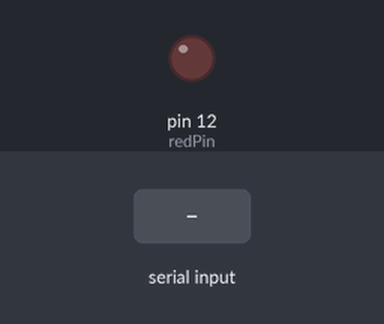
This sketch was run on a simulated Arduino Uno, built with avr-gcc and run on an emulated ATmega328P. Parts: output pins drawn as LEDs (lit = HIGH). Dashed ring = blinking. The test bench sets the inputs (shaded band). What the sketch prints to the serial monitor is not drawn.

Above: at 1.2 s.
1.3 s: "90,45\n" received over Serial
At 1.7 s:
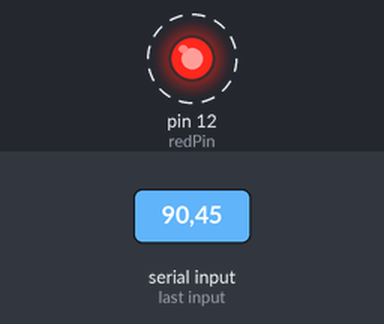
Timing chart, 0 to 10.3 s (numbered marks = the images above; inputs shaded):
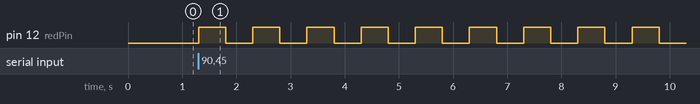

The sketch:

18.UserInput.ino
```cpp
// C++ code
//
int numBlink;
String mes = "How many blink you want";
int redPin = 12;
int dt = 500;
void setup()
{
  pinMode(redPin, OUTPUT);
  Serial.begin(9600);
}

void loop(){
  Serial.println(mes);
  while (Serial.available() == 0){
  // taki user ke liye wait kar pae jabh  tak vo kuch type na kare (khali chhodh ke)
  }
  numBlink = Serial.parseInt();
//  we can do       parseFloat, parseBool etc etc also
  for(int j = 1; j<=numBlink; j = j+1){
    digitalWrite(redPin, HIGH);
    delay(dt);
    digitalWrite(redPin, LOW);
    delay(dt);
  }
}
```

Measured:
- after the input at 1.3 s, pin 12 (redPin): alternates HIGH for 0.50 s and LOW for 0.50 s, starting at once
